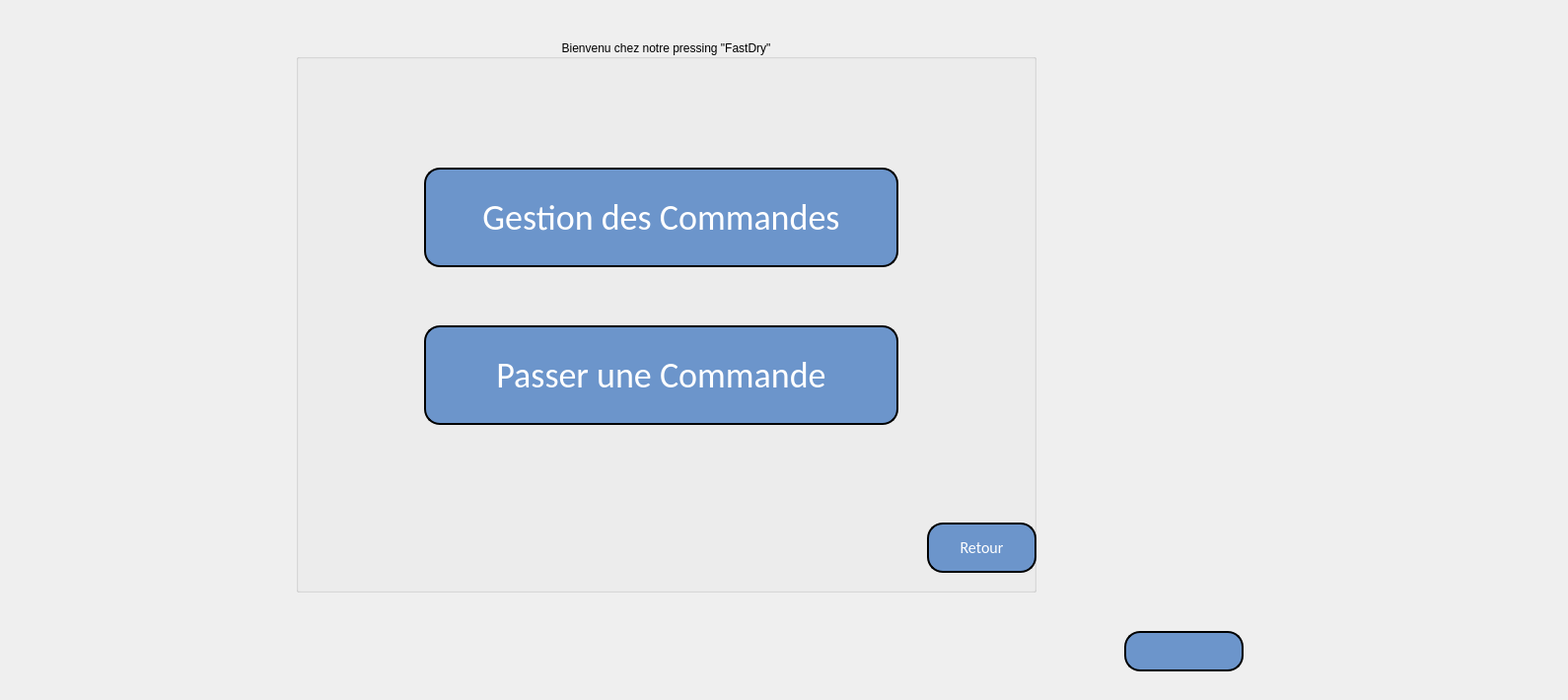
    <widget class="QWidget" name="page_5">
     <widget class="QLabel" name="label_7">
      <property name="geometry">
       <rect>
        <x>70</x>
        <y>0</y>
        <width>1211</width>
        <height>701</height>
       </rect>
      </property>
      <property name="text">
       <string/>
      </property>
      <property name="pixmap">
       <pixmap resource="resource.qrc">:/image/wt.jpg</pixmap>
      </property>
     </widget>
     <widget class="QLabel" name="label_11">
      <property name="geometry">
       <rect>
        <x>1060</x>
        <y>10</y>
        <width>231</width>
        <height>221</height>
       </rect>
      </property>
      <property name="text">
       <string/>
      </property>
      <property name="pixmap">
       <pixmap resource="resource.qrc">:/image/Capture d’écran 2022-04-06 014158.png</pixmap>
      </property>
     </widget>
     <widget class="QGroupBox" name="groupBox">
      <property name="geometry">
       <rect>
        <x>300</x>
        <y>40</y>
        <width>751</width>
        <height>561</height>
       </rect>
      </property>
      <property name="layoutDirection">
       <enum>Qt::LeftToRight</enum>
      </property>
      <property name="autoFillBackground">
       <bool>false</bool>
      </property>
      <property name="styleSheet">
       <string notr="true">font: 75 20pt &quot;Script MT Bold&quot;;</string>
      </property>
      <property name="title">
       <string>Bienvenu chez notre pressing &quot;FastDry&quot;</string>
      </property>
      <property name="alignment">
       <set>Qt::AlignCenter</set>
      </property>
      <property name="flat">
       <bool>false</bool>
      </property>
      <property name="checkable">
       <bool>false</bool>
      </property>
      <widget class="QPushButton" name="GestionCom">
       <property name="geometry">
        <rect>
         <x>130</x>
         <y>130</y>
         <width>481</width>
         <height>101</height>
        </rect>
       </property>
       <property name="styleSheet">
        <string notr="true"> border: 2px solid black;
font: italic 8pt &quot;Palace Script MT&quot;;
border-radius: 10px;
  color: white;
  padding: 30px;
  text-align: center;
  
font-family:calibri;
  display: inline-block;
  font-size: 36px;
 
  border-radius : 16px;
background-color:rgb(108, 149, 203)</string>
       </property>
       <property name="text">
        <string>Gestion des Commandes</string>
       </property>
       <property name="icon">
        <iconset resource="resource.qrc">
         <normaloff>:/image/shopping.png</normaloff>:/image/shopping.png</iconset>
       </property>
       <property name="iconSize">
        <size>
         <width>60</width>
         <height>60</height>
        </size>
       </property>
      </widget>
      <widget class="QPushButton" name="passerCom">
       <property name="geometry">
        <rect>
         <x>130</x>
         <y>290</y>
         <width>481</width>
         <height>101</height>
        </rect>
       </property>
       <property name="styleSheet">
        <string notr="true"> border: 2px solid black;
font: italic 8pt &quot;Palace Script MT&quot;;
border-radius: 10px;
  color: white;
  padding: 30px;
  text-align: center;
  
font-family:calibri;
  display: inline-block;
  font-size: 36px;
 
  border-radius : 16px;
background-color:rgb(108, 149, 203)</string>
       </property>
       <property name="text">
        <string>Passer une Commande</string>
       </property>
       <property name="icon">
        <iconset resource="resource.qrc">
         <normaloff>:/image/icons8-order-64 (1).png</normaloff>:/image/icons8-order-64 (1).png</iconset>
       </property>
       <property name="iconSize">
        <size>
         <width>60</width>
         <height>60</height>
        </size>
       </property>
      </widget>
      <widget class="QPushButton" name="pushButton">
       <property name="geometry">
        <rect>
         <x>640</x>
         <y>490</y>
         <width>111</width>
         <height>51</height>
        </rect>
       </property>
       <property name="styleSheet">
        <string notr="true"> border: 2px solid black;
border-radius: 10px;
  color: white;
  padding: 10px;
  text-align: center;
  
font-family:calibri;
  display: inline-block;
  font-size: 16px;
 
  border-radius : 16px;
background-color:rgb(108, 149, 203)</string>
       </property>
       <property name="text">
        <string>Retour</string>
       </property>
       <property name="icon">
        <iconset resource="resource.qrc">
         <normaloff>:/image/icons8-return-50 (1).png</normaloff>:/image/icons8-return-50 (1).png</iconset>
       </property>
      </widget>
     </widget>
     <widget class="QPushButton" name="quitter_13">
      <property name="geometry">
       <rect>
        <x>1140</x>
        <y>640</y>
        <width>121</width>
        <height>41</height>
       </rect>
      </property>
      <property name="styleSheet">
       <string notr="true"> border: 2px solid black;
border-radius: 10px;
  color: white;
  padding: 7px;
  text-align: center;
  
font-family:calibri;
  display: inline-block;
  font-size: 14px;
 
  border-radius : 16px;
background-color:rgb(108, 149, 203)</string>
      </property>
      <property name="text">
       <string/>
      </property>
      <property name="icon">
       <iconset resource="resource.qrc">
        <normaloff>:/image/icons8-log-out-64.png</normaloff>:/image/icons8-log-out-64.png</iconset>
      </property>
      <property name="iconSize">
       <size>
        <width>30</width>
        <height>30</height>
       </size>
      </property>
     </widget>
     <widget class="QLabel" name="label_96">
      <property name="geometry">
       <rect>
        <x>1350</x>
        <y>220</y>
        <width>231</width>
        <height>221</height>
       </rect>
      </property>
      <property name="text">
       <string/>
      </property>
      <property name="pixmap">
       <pixmap resource="resource.qrc">:/image/Capture d’écran 2022-04-06 014158.png</pixmap>
      </property>
     </widget>
    </widget>
